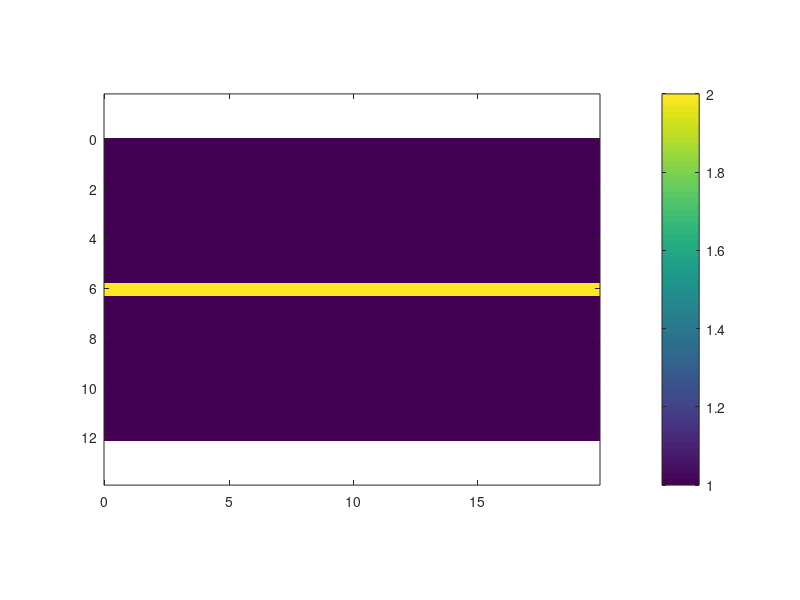

This figure's MATLAB source: (Note: this script raises an error after producing the figure.)
% FinalGMRSimulation.m

% INITIALIZE MATLAB
close all;
clc;
clear all;

% UNITS
micrometers = 1;
nanometers  = 1e-3 * micrometers;

%%%%%%%%%%%%%%%%%%%%%%%%%%%%%%%%%%%%%%%%%%%%%%%%%%%%%%%%%%%%
%% DASHBOARD
%%%%%%%%%%%%%%%%%%%%%%%%%%%%%%%%%%%%%%%%%%%%%%%%%%%%%%%%%%%%

% SOURCE WAVELENGTH
lam0 = 1.55 * micrometers;

% SLAB WAVEGUIDE PARAMETERS
nslab = sqrt(2.0);
nclad = 1.0;
a     = lam0/(2*nslab);

% GRID PARAMETERS
Sx   = 10*lam0;
Sy   = 5*lam0;
NRES = 10;
NPML = [20 20 20 20];
nmax = max([nslab nclad]);

%%%%%%%%%%%%%%%%%%%%%%%%%%%%%%%%%%%%%%%%%%%%%%%%%%%%%%%%%%%%
%% COMPUTE OPTIMIZED GRID
%%%%%%%%%%%%%%%%%%%%%%%%%%%%%%%%%%%%%%%%%%%%%%%%%%%%%%%%%%%%

% FIRST GUESS AT RESOLUTION
dx = lam0/nmax/NRES;
dy = lam0/nmax/NRES;

% SNAP GRID TO CRITICAL DIMENSIONS
ny = ceil(a/dy);
dy = a/ny;
dx = dy;

% GRID SIZE
Nx = NPML(1) + ceil(Sx/dx) + NPML(2);
Sx = Nx*dx;
Ny = NPML(3) + ceil(Sy/dy) + NPML(4);
Sy = Ny*dy;

% 2X GRID
Nx2 = 2*Nx;     dx2 = dx/2;
Ny2 = 2*Ny;     dy2 = dy/2;

% GRID AXES
xa = [0:Nx-1]*dx;
ya = [0:Ny-1]*dy;
xa2 = [0:Nx2-1]*dx2;
ya2 = [0:Ny2-1]*dy2;

%%%%%%%%%%%%%%%%%%%%%%%%%%%%%%%%%%%%%%%%%%%%%%%%%%%%%%%%%%%%
%% BUILD DEVICE ON GRID
%%%%%%%%%%%%%%%%%%%%%%%%%%%%%%%%%%%%%%%%%%%%%%%%%%%%%%%%%%%%

% INITIALIZE MATERIALS
UR2 = ones(Nx2,Ny2);
ER2 = nclad^2 * ones(Nx2,Ny2);

% CREATE SLAB
ny  = round(a/dy2);
ny1 = 1 + floor((Ny2 - ny)/2);
ny2 = ny1 + ny - 1;
ER2(:,ny1:ny2) = nslab^2;

% SHOW ER2
imagesc(xa2,ya2,ER2');
axis equal tight;
colorbar;

%%%%%%%%%%%%%%%%%%%%%%%%%%%%%%%%%%%%%%%%%%%%%%%%%%%%%%%%%%%%
%% INCOPORATE PML
%%%%%%%%%%%%%%%%%%%%%%%%%%%%%%%%%%%%%%%%%%%%%%%%%%%%%%%%%%%%

% CALCULATE PML PARAMETERS
[sx,sy] = calcpml2d([Nx2 Ny2],2*NPML);

% INCORPORATE PML
ERxx = ER2 ./ sx .* sy;
ERyy = ER2 .* sx ./ sy;
ERzz = ER2 .* sx .* sy;

URxx = UR2 ./ sx .* sy;
URyy = UR2 .* sx ./ sy;
URzz = UR2 .* sx .* sy;

% PARSE TO 1X GRID
ERxx = ERxx(2:2:Nx2,1:2:Ny2);
ERyy = ERyy(1:2:Nx2,2:2:Ny2);
ERzz = ERzz(1:2:Nx2,1:2:Ny2);

URxx = URxx(1:2:Nx2,2:2:Ny2);
URyy = URyy(2:2:Nx2,1:2:Ny2);
URzz = URzz(2:2:Nx2,2:2:Ny2);

%%%%%%%%%%%%%%%%%%%%%%%%%%%%%%%%%%%%%%%%%%%%%%%%%%%%%%%%%%%%
%% CALCULATE SOURCE
%%%%%%%%%%%%%%%%%%%%%%%%%%%%%%%%%%%%%%%%%%%%%%%%%%%%%%%%%%%%

% EXTRACT 1D CROSS SECTION
nxs  = NPML(1) + 2;
ny1  = NPML(3) + 1;
ny2  = Ny - NPML(4);
erzz = ERzz(nxs,ny1:ny2);
urxx = URxx(nxs,ny1:ny2);
uryy = URyy(nxs,ny1:ny2);

% DIAGONALIZE MATERIALS
erzz = diag(sparse(erzz));
urxx = diag(sparse(urxx));
uryy = diag(sparse(uryy));

% BUILD DERIVATE MATRICES
k0 = 2*pi/lam0;
ny = ny2 - ny1 + 1;
[DEX,DEY,DHX,DHY] = yeeder([1 ny],k0*[dx dy],[0 0 0 0]);

% BUILD EIGEN-VALUE PROBLEM
A = - (DHY/urxx*DEY + erzz);
B = inv(uryy);

% SOLVE EIGEN-VALUE PROBLEM
[V,D] = eig(full(A),full(B));
D = diag(D);

% IDENTIFY FUNDAMENTAL MODE
Ez0 = V(:,1);
neff = sqrt(-D(1));

%%%%%%%%%%%%%%%%%%%%%%%%%%%%%%%%%%%%%%%%%%%%%%%%%%%%%%%%%%%%
%% FDFD ANALYSIS
%%%%%%%%%%%%%%%%%%%%%%%%%%%%%%%%%%%%%%%%%%%%%%%%%%%%%%%%%%%%

% BUILD DERIVATE MATRICES
[DEX,DEY,DHX,DHY] = yeeder([Nx Ny],k0*[dx dy],[0 0 0 0]);

% DIAGONALIZE MATERIALS
ERxx = diag(sparse(ERxx(:)));
ERyy = diag(sparse(ERyy(:)));
ERzz = diag(sparse(ERzz(:)));
URxx = diag(sparse(URxx(:)));
URyy = diag(sparse(URyy(:)));
URzz = diag(sparse(URzz(:)));

% BUILD WAVE MATRIX
A = DHX/URyy*DEX + DHY/URxx*DEY + ERzz;

% SOURCE FIELD
fsrc = zeros(Nx,Ny);
for nx = 1 : Nx
    fsrc(nx,ny1:ny2) = Ez0*exp(1i*k0*neff*nx*dx); 
end

% Q
Q = zeros(Nx,Ny);
Q(1:nxs,:) = 1;
Q = diag(sparse(Q(:)));

% SOURCE VECTOR
b = (Q*A - A*Q)*fsrc(:);

% CALCULATE FIELD
f = A\b;
f = reshape(f,Nx,Ny);

figure('color','w');
imagesc(xa,ya,real(f)');
axis equal tight;
colorbar;
